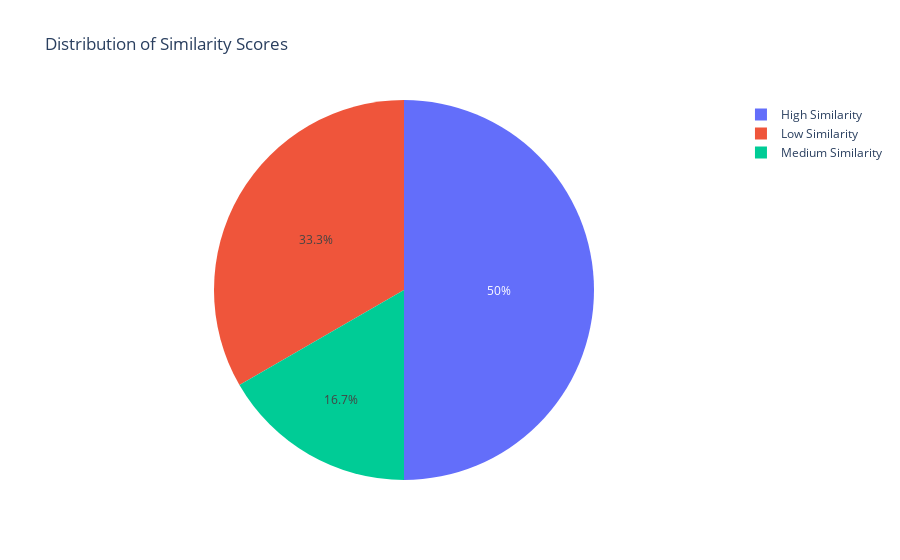

Source (notebook cell):
### Code cell
import plotly.express as px

# Define similarity categories
bins = [0, 60, 80, 100]  # Low (0-40), Medium (40-70), High (70-100)
labels = ["Low Similarity", "Medium Similarity", "High Similarity"]
df["Similarity Category"] = pd.cut(df["comb_sim"], bins=bins, labels=labels)

# Count occurrences in each category
category_counts = df["Similarity Category"].value_counts().reset_index()
category_counts.columns = ["Category", "Count"]

# Create pie chart
fig = px.pie(category_counts, values="Count", names="Category", title="Distribution of Similarity Scores")

fig.show()

### Figure 1 — Plotly figure (JSON) as saved in the notebook; plotly's stock layout.template omitted (floating-point values rounded to 4 significant figures)
{"data": [{"domain": {"x": [0, 1], "y": [0, 1]}, "hovertemplate": "Category=%{label}<br>Count=%{value}<extra></extra>", "labels": ["High Similarity", "Low Similarity", "Medium Similarity"], "legendgroup": "", "name": "", "showlegend": true, "type": "pie", "values": [6, 4, 2]}], "layout": {"legend": {"tracegroupgap": 0}, "title": {"text": "Distribution of Similarity Scores"}}}
